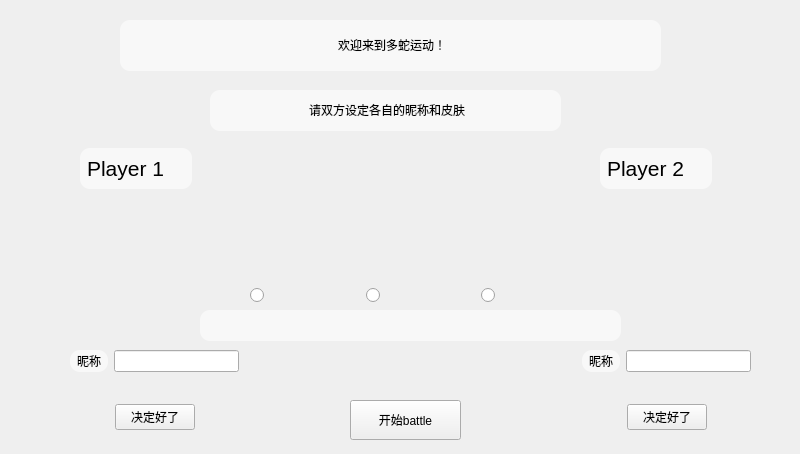
<?xml version="1.0" encoding="UTF-8"?>
<ui version="4.0">
 <class>two_sankes</class>
 <widget class="QWidget" name="two_sankes">
  <property name="geometry">
   <rect>
    <x>0</x>
    <y>0</y>
    <width>800</width>
    <height>454</height>
   </rect>
  </property>
  <property name="windowTitle">
   <string>Form</string>
  </property>
  <widget class="QLabel" name="label">
   <property name="geometry">
    <rect>
     <x>120</x>
     <y>20</y>
     <width>541</width>
     <height>51</height>
    </rect>
   </property>
   <property name="styleSheet">
    <string notr="true">font: 28pt &quot;华文楷体&quot;;
background-color:rgb(255,255,255,150);
border:2px;border-radius:10px;padding:2px 4px;</string>
   </property>
   <property name="text">
    <string>&lt;html&gt;&lt;head/&gt;&lt;body&gt;&lt;p align=&quot;center&quot;&gt;欢迎来到多蛇运动！&lt;/p&gt;&lt;/body&gt;&lt;/html&gt;</string>
   </property>
  </widget>
  <widget class="QLabel" name="label_3">
   <property name="geometry">
    <rect>
     <x>210</x>
     <y>90</y>
     <width>351</width>
     <height>41</height>
    </rect>
   </property>
   <property name="styleSheet">
    <string notr="true">font: 15pt &quot;华文仿宋&quot;;
background-color:rgb(255,255,255,150);
border:2px;border-radius:10px;padding:2px 4px;</string>
   </property>
   <property name="text">
    <string>&lt;html&gt;&lt;head/&gt;&lt;body&gt;&lt;p align=&quot;center&quot;&gt;请双方设定各自的昵称和皮肤&lt;/p&gt;&lt;/body&gt;&lt;/html&gt;</string>
   </property>
  </widget>
  <widget class="QPushButton" name="pushButton">
   <property name="geometry">
    <rect>
     <x>350</x>
     <y>400</y>
     <width>111</width>
     <height>40</height>
    </rect>
   </property>
   <property name="styleSheet">
    <string notr="true">font: 10pt &quot;等线&quot;;</string>
   </property>
   <property name="text">
    <string>开始battle</string>
   </property>
  </widget>
  <widget class="QWidget" name="horizontalLayoutWidget_4">
   <property name="geometry">
    <rect>
     <x>70</x>
     <y>350</y>
     <width>681</width>
     <height>80</height>
    </rect>
   </property>
   <layout class="QHBoxLayout" name="horizontalLayout_4">
    <item>
     <layout class="QVBoxLayout" name="verticalLayout_2">
      <item>
       <layout class="QHBoxLayout" name="horizontalLayout_2">
        <item>
         <widget class="QLabel" name="label_6">
          <property name="styleSheet">
           <string notr="true">font:10pt &quot;等线&quot;;
background-color:rgb(255,255,255,150);
border:2px;border-radius:10px;padding:2px 4px;</string>
          </property>
          <property name="text">
           <string>昵称</string>
          </property>
         </widget>
        </item>
        <item>
         <widget class="QLineEdit" name="lineEdit_2"/>
        </item>
       </layout>
      </item>
      <item>
       <spacer name="verticalSpacer">
        <property name="orientation">
         <enum>Qt::Vertical</enum>
        </property>
        <property name="sizeHint" stdset="0">
         <size>
          <width>20</width>
          <height>40</height>
         </size>
        </property>
       </spacer>
      </item>
      <item>
       <layout class="QHBoxLayout" name="horizontalLayout_5">
        <item>
         <spacer name="horizontalSpacer_5">
          <property name="orientation">
           <enum>Qt::Horizontal</enum>
          </property>
          <property name="sizeHint" stdset="0">
           <size>
            <width>40</width>
            <height>20</height>
           </size>
          </property>
         </spacer>
        </item>
        <item>
         <widget class="QPushButton" name="pushButton_2">
          <property name="text">
           <string>决定好了</string>
          </property>
         </widget>
        </item>
        <item>
         <spacer name="horizontalSpacer_6">
          <property name="orientation">
           <enum>Qt::Horizontal</enum>
          </property>
          <property name="sizeHint" stdset="0">
           <size>
            <width>40</width>
            <height>20</height>
           </size>
          </property>
         </spacer>
        </item>
       </layout>
      </item>
     </layout>
    </item>
    <item>
     <spacer name="horizontalSpacer_3">
      <property name="orientation">
       <enum>Qt::Horizontal</enum>
      </property>
      <property name="sizeHint" stdset="0">
       <size>
        <width>40</width>
        <height>20</height>
       </size>
      </property>
     </spacer>
    </item>
    <item>
     <spacer name="horizontalSpacer_2">
      <property name="orientation">
       <enum>Qt::Horizontal</enum>
      </property>
      <property name="sizeHint" stdset="0">
       <size>
        <width>40</width>
        <height>20</height>
       </size>
      </property>
     </spacer>
    </item>
    <item>
     <layout class="QVBoxLayout" name="verticalLayout_3">
      <item>
       <layout class="QHBoxLayout" name="horizontalLayout">
        <item>
         <widget class="QLabel" name="label_5">
          <property name="styleSheet">
           <string notr="true">font:10pt &quot;等线&quot;;
background-color:rgb(255,255,255,150);
border:2px;border-radius:10px;padding:2px 4px;</string>
          </property>
          <property name="text">
           <string>昵称</string>
          </property>
         </widget>
        </item>
        <item>
         <widget class="QLineEdit" name="lineEdit"/>
        </item>
       </layout>
      </item>
      <item>
       <spacer name="verticalSpacer_2">
        <property name="orientation">
         <enum>Qt::Vertical</enum>
        </property>
        <property name="sizeHint" stdset="0">
         <size>
          <width>20</width>
          <height>40</height>
         </size>
        </property>
       </spacer>
      </item>
      <item>
       <layout class="QHBoxLayout" name="horizontalLayout_3">
        <item>
         <spacer name="horizontalSpacer">
          <property name="orientation">
           <enum>Qt::Horizontal</enum>
          </property>
          <property name="sizeHint" stdset="0">
           <size>
            <width>40</width>
            <height>20</height>
           </size>
          </property>
         </spacer>
        </item>
        <item>
         <widget class="QPushButton" name="pushButton_3">
          <property name="text">
           <string>决定好了</string>
          </property>
         </widget>
        </item>
        <item>
         <spacer name="horizontalSpacer_4">
          <property name="orientation">
           <enum>Qt::Horizontal</enum>
          </property>
          <property name="sizeHint" stdset="0">
           <size>
            <width>40</width>
            <height>20</height>
           </size>
          </property>
         </spacer>
        </item>
       </layout>
      </item>
     </layout>
    </item>
   </layout>
  </widget>
  <widget class="QLabel" name="label_7">
   <property name="geometry">
    <rect>
     <x>80</x>
     <y>190</y>
     <width>120</width>
     <height>120</height>
    </rect>
   </property>
   <property name="text">
    <string/>
   </property>
  </widget>
  <widget class="QLabel" name="label_8">
   <property name="geometry">
    <rect>
     <x>600</x>
     <y>190</y>
     <width>120</width>
     <height>120</height>
    </rect>
   </property>
   <property name="text">
    <string/>
   </property>
  </widget>
  <widget class="QWidget" name="horizontalLayoutWidget_6">
   <property name="geometry">
    <rect>
     <x>250</x>
     <y>280</y>
     <width>341</width>
     <height>31</height>
    </rect>
   </property>
   <layout class="QHBoxLayout" name="horizontalLayout_6">
    <item>
     <widget class="QRadioButton" name="radioButton">
      <property name="text">
       <string/>
      </property>
     </widget>
    </item>
    <item>
     <widget class="QRadioButton" name="radioButton_2">
      <property name="text">
       <string/>
      </property>
     </widget>
    </item>
    <item>
     <widget class="QRadioButton" name="radioButton_3">
      <property name="text">
       <string/>
      </property>
     </widget>
    </item>
   </layout>
  </widget>
  <widget class="QLabel" name="label_12">
   <property name="geometry">
    <rect>
     <x>200</x>
     <y>310</y>
     <width>421</width>
     <height>31</height>
    </rect>
   </property>
   <property name="styleSheet">
    <string notr="true">font: 16pt &quot;等线&quot;;
background-color:rgb(255,255,255,150);
border:2px;border-radius:10px;padding:2px 4px;
</string>
   </property>
   <property name="text">
    <string>&lt;html&gt;&lt;head/&gt;&lt;body&gt;&lt;p align=&quot;center&quot;&gt;&lt;br/&gt;&lt;/p&gt;&lt;/body&gt;&lt;/html&gt;</string>
   </property>
  </widget>
  <widget class="QLabel" name="label_9">
   <property name="geometry">
    <rect>
     <x>220</x>
     <y>200</y>
     <width>80</width>
     <height>80</height>
    </rect>
   </property>
   <property name="text">
    <string/>
   </property>
  </widget>
  <widget class="QLabel" name="label_10">
   <property name="geometry">
    <rect>
     <x>330</x>
     <y>200</y>
     <width>80</width>
     <height>80</height>
    </rect>
   </property>
   <property name="text">
    <string/>
   </property>
  </widget>
  <widget class="QLabel" name="label_11">
   <property name="geometry">
    <rect>
     <x>450</x>
     <y>200</y>
     <width>80</width>
     <height>80</height>
    </rect>
   </property>
   <property name="text">
    <string/>
   </property>
  </widget>
  <widget class="QLabel" name="label_2">
   <property name="geometry">
    <rect>
     <x>80</x>
     <y>148</y>
     <width>112</width>
     <height>41</height>
    </rect>
   </property>
   <property name="styleSheet">
    <string notr="true">font: 20pt &quot;等线&quot;;
background-color:rgb(255,255,255,150);
border:2px;border-radius:10px;padding:2px 4px;</string>
   </property>
   <property name="text">
    <string>&lt;html&gt;&lt;head/&gt;&lt;body&gt;&lt;p&gt;&lt;span style=&quot; font-size:16pt;&quot;&gt;Player 1&lt;/span&gt;&lt;/p&gt;&lt;/body&gt;&lt;/html&gt;</string>
   </property>
  </widget>
  <widget class="QLabel" name="label_4">
   <property name="geometry">
    <rect>
     <x>600</x>
     <y>148</y>
     <width>112</width>
     <height>41</height>
    </rect>
   </property>
   <property name="styleSheet">
    <string notr="true">font: 20pt &quot;等线&quot;;
background-color:rgb(255,255,255,150);
border:2px;border-radius:10px;padding:2px 4px;</string>
   </property>
   <property name="text">
    <string>&lt;html&gt;&lt;head/&gt;&lt;body&gt;&lt;p&gt;&lt;span style=&quot; font-size:16pt;&quot;&gt;Player 2&lt;/span&gt;&lt;/p&gt;&lt;/body&gt;&lt;/html&gt;</string>
   </property>
  </widget>
  <zorder>label_3</zorder>
  <zorder>label</zorder>
  <zorder>pushButton</zorder>
  <zorder>horizontalLayoutWidget_4</zorder>
  <zorder>label_7</zorder>
  <zorder>label_8</zorder>
  <zorder>horizontalLayoutWidget_6</zorder>
  <zorder>label_9</zorder>
  <zorder>label_10</zorder>
  <zorder>label_11</zorder>
  <zorder>label_12</zorder>
  <zorder>label_2</zorder>
  <zorder>label_4</zorder>
 </widget>
 <resources/>
 <connections/>
</ui>
